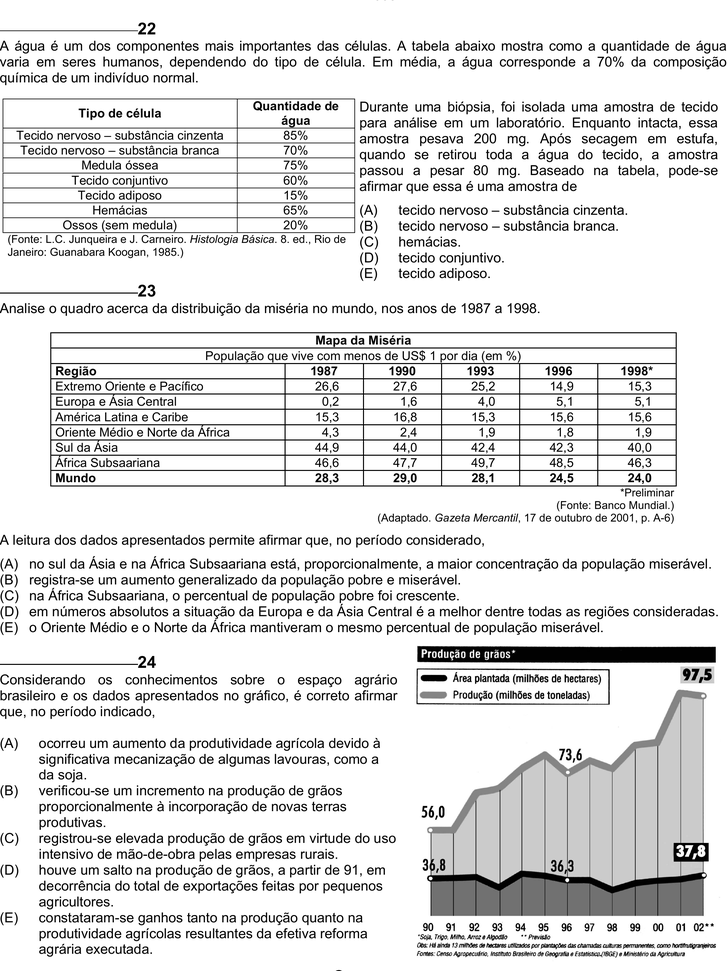
#> input picture 6Passo-ConcatenarVerticalmente/inteiras/pagina_enem_10.png, 727 x 971 px, shrunk from 2197 x 2934 before the run; its folder holds 4 pictures in this run
$ python concatenar-inteiras.py
#> lines starting #> are read from the running program, lines starting #| are printed output that depends on the picture

import os
import re
from PIL import Image

pasta_imagens = "inteiras"
pasta_saida = "."
os.makedirs(pasta_saida, exist_ok=True)


# Função para extrair apenas o número da página e ordenar corretamente
def get_sort_key(nome_arquivo):
    match = re.search(r"pagina_enem_(\d+)", nome_arquivo)
    if match:
        return int(match.group(1))
    return 0  # Caso algum arquivo não combine com o padrão


# Pegar e ordenar as imagens corretamente
arquivos = [f for f in os.listdir(pasta_imagens) if f.endswith(".png")]
arquivos.sort(key=get_sort_key)

# Abrir todas as imagens na ordem correta
imagens = []
for arquivo in arquivos:
    caminho = os.path.join(pasta_imagens, arquivo)
    imagens.append(Image.open(caminho))
    print(f"Adicionando: {arquivo}")  # Para verificar a ordem

# Encontrar a largura máxima
largura_max = max(img.width for img in imagens)

# Concatenar verticalmente
altura_total = sum(img.height for img in imagens)
imagem_final = Image.new("RGB", (largura_max, altura_total))
#> imagem_final: PIL image 727x3884 RGB; every value is 0

y = 0
for img in imagens:
    imagem_final.paste(img, (0, y))
    y += img.height
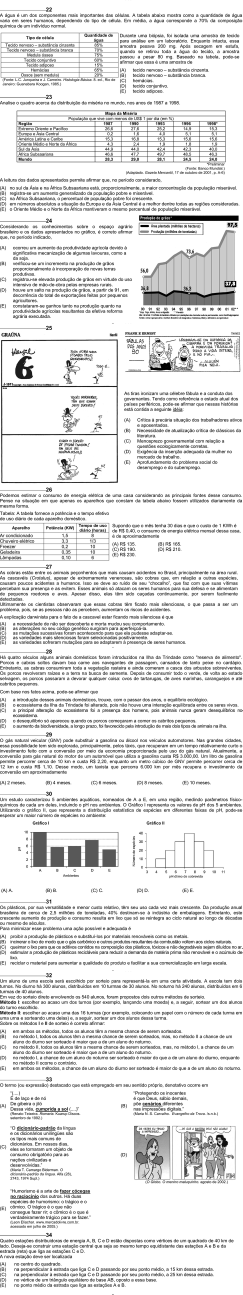
#> imagem_final: PIL image 727x3884 RGB (shown at 1/3 size); min 0, max 255, mean 227.8

# Salvar
imagem_final.save(
    os.path.join(pasta_saida, "inteiras_concatenadas_verticalmente.png")
)
print("\nImagens concatenadas na ordem correta!")
print(f"Ordem final dos arquivos: {arquivos}")
